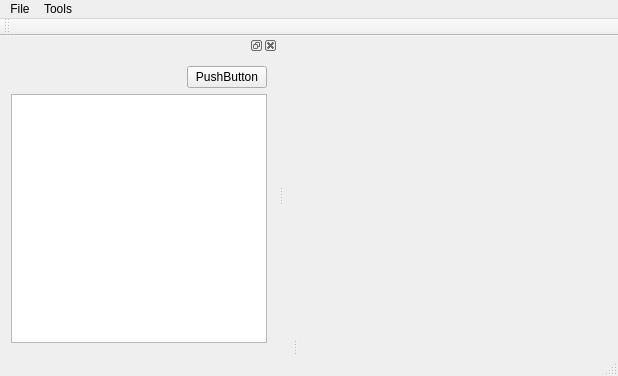
<?xml version="1.0" encoding="UTF-8"?>
<ui version="4.0">
 <class>MainWindow</class>
 <widget class="QMainWindow" name="MainWindow">
  <property name="geometry">
   <rect>
    <x>0</x>
    <y>0</y>
    <width>618</width>
    <height>376</height>
   </rect>
  </property>
  <property name="windowTitle">
   <string>MainWindow</string>
  </property>
  <widget class="QWidget" name="centralWidget">
   <widget class="QSplitter" name="splitter_3">
    <property name="geometry">
     <rect>
      <x>9</x>
      <y>304</y>
      <width>5</width>
      <height>16</height>
     </rect>
    </property>
    <property name="orientation">
     <enum>Qt::Horizontal</enum>
    </property>
    <widget class="QSplitter" name="splitter">
     <property name="orientation">
      <enum>Qt::Horizontal</enum>
     </property>
    </widget>
    <widget class="QSplitter" name="splitter_2">
     <property name="orientation">
      <enum>Qt::Vertical</enum>
     </property>
    </widget>
   </widget>
  </widget>
  <widget class="QMenuBar" name="menuBar">
   <property name="geometry">
    <rect>
     <x>0</x>
     <y>0</y>
     <width>618</width>
     <height>21</height>
    </rect>
   </property>
   <widget class="QMenu" name="menuFile">
    <property name="title">
     <string>File</string>
    </property>
    <addaction name="actionOpen_config_file"/>
    <addaction name="separator"/>
    <addaction name="actionQuit"/>
   </widget>
   <widget class="QMenu" name="menuTools">
    <property name="title">
     <string>Tools</string>
    </property>
    <property name="toolTipsVisible">
     <bool>false</bool>
    </property>
    <addaction name="actionCnnect_smtp"/>
   </widget>
   <addaction name="menuFile"/>
   <addaction name="menuTools"/>
  </widget>
  <widget class="QToolBar" name="mainToolBar">
   <property name="windowTitle">
    <string>Tool Bar</string>
   </property>
   <attribute name="toolBarArea">
    <enum>TopToolBarArea</enum>
   </attribute>
   <attribute name="toolBarBreak">
    <bool>false</bool>
   </attribute>
  </widget>
  <widget class="QStatusBar" name="statusBar"/>
  <widget class="QDockWidget" name="dockWidget">
   <attribute name="dockWidgetArea">
    <number>1</number>
   </attribute>
   <widget class="QWidget" name="dockWidgetContents">
    <layout class="QVBoxLayout" name="verticalLayout">
     <item>
      <layout class="QHBoxLayout" name="horizontalLayout">
       <item>
        <spacer name="horizontalSpacer">
         <property name="orientation">
          <enum>Qt::Horizontal</enum>
         </property>
         <property name="sizeHint" stdset="0">
          <size>
           <width>40</width>
           <height>20</height>
          </size>
         </property>
        </spacer>
       </item>
       <item>
        <widget class="QPushButton" name="pushButton">
         <property name="text">
          <string>PushButton</string>
         </property>
        </widget>
       </item>
      </layout>
     </item>
     <item>
      <widget class="QTextEdit" name="textEdit"/>
     </item>
    </layout>
   </widget>
  </widget>
  <action name="actionOpen_config_file">
   <property name="icon">
    <iconset resource="../resource/rsource.qrc">
     <normaloff>:/OP_CONF_FILE</normaloff>:/OP_CONF_FILE</iconset>
   </property>
   <property name="text">
    <string>Open config file</string>
   </property>
  </action>
  <action name="actionQuit">
   <property name="icon">
    <iconset resource="../resource/rsource.qrc">
     <normaloff>:/QUIT</normaloff>:/QUIT</iconset>
   </property>
   <property name="text">
    <string>Quit</string>
   </property>
  </action>
  <action name="actionCnnect_smtp">
   <property name="icon">
    <iconset resource="../resource/rsource.qrc">
     <normaloff>:/CON_EN</normaloff>:/CON_EN</iconset>
   </property>
   <property name="text">
    <string>Cnnect smtp</string>
   </property>
  </action>
 </widget>
 <layoutdefault spacing="6" margin="11"/>
 <resources>
  <include location="../resource/rsource.qrc"/>
 </resources>
 <connections>
  <connection>
   <sender>actionQuit</sender>
   <signal>triggered()</signal>
   <receiver>MainWindow</receiver>
   <slot>close()</slot>
   <hints>
    <hint type="sourcelabel">
     <x>-1</x>
     <y>-1</y>
    </hint>
    <hint type="destinationlabel">
     <x>185</x>
     <y>116</y>
    </hint>
   </hints>
  </connection>
 </connections>
</ui>
